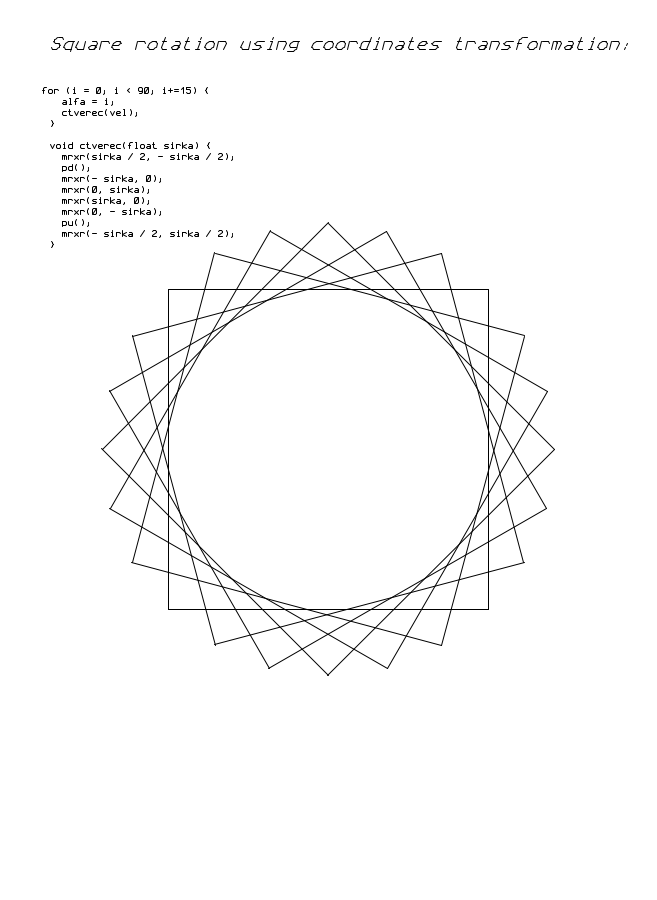
Frame 1 (no input)
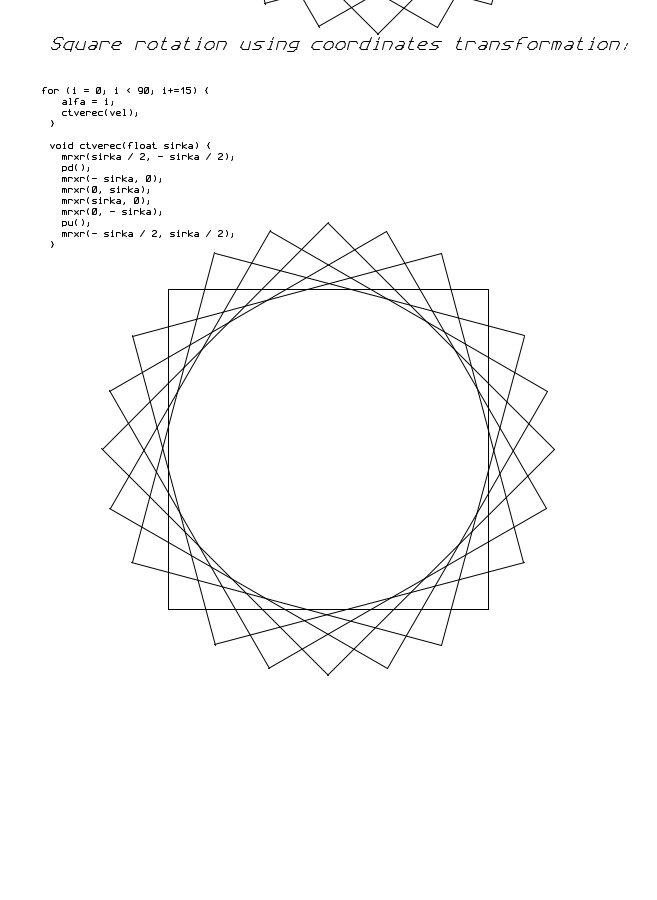
Frame 2 (the mouse pressed at the canvas centre, redrawn once)

The Processing sketch that drew these frames (run headless with seeded random() and noise(); the mouse was pressed at the canvas centre and the sketch redrawn once):

// Processing sketch: XYEmulator
// ── XYEmulator.pde
String txtText;
int PosX, PosY, leftBorder, charSpace, rws, rowSpace, chH, chCX, chCY, chW, lftBorder, topBorder ;
float w, h, xy, yx, alfa, zkosX, zkosY;
boolean penState;
String velkeHacky, velkeHackyBez, maleHacky, velkeCarky, velkeCarkyBez, maleCarky;

// Here are settings. 
void setup() {
    
    size(657, 900); // Width and height of window
    background(255); // Do not change unless ink color is changed too
    noLoop(); // Do not change!
    lftBorder = 0; // Initial left margin width
    topBorder = 0; // Initial top margin width - not used
    charSpace = 2; // Initial horizontal space beween characters 
    chW = 4; // Basic width of character
    rowSpace = 2; // Base distance between the bottom of the first row and the top of the second row
    chH = 9; // Basic height of character
    chCY = 1; //Character height coefficient
    chCX = 1; //Character width coefficient
    velkeHacky = "ČĎĚŇŘŠŤŽ"; // Designed for drawing diacritics
    velkeHackyBez = "CDENRSTZ"; // Designed for drawing diacritics
    velkeCarky = "ÁÉÍÓÚÝ"; // Designed for drawing diacritics
    velkeCarkyBez = "AEIOUY"; // Designed for drawing diacritics
    maleHacky = "čěňřšž"; // Designed for drawing diacritics
    maleCarky = "áéíóúí"; // Designed for drawing diacritics
    alfa = 0; // Initial rotation angle
    zkosX = 0; // Initial horizontal chamfer
    zkosY = 0; // Initial vertical chamfer
    PosX = 0; // Initial horizontal pen position
    PosY = height - 1; // Initial vertical pen position
    penState = false; // Initial pne state - Up
    rws = rowSpace; // Initial row space
    
}

// Here insert programme which will plot your drawing
void draw() {
  int vel = 320;
  int i;
  pu();
  println(PosX, PosX);
  mr(width / 2, height / 2);
  println(PosX, PosY);
  for (i = 0; i < 90; i+=15) {  
    alfa = i;
    ctverec(vel);  
  }
  pu();
  alfa = 0;
  mr(- width / 2, height / 2);
  mr(50, -50);
  setCharacterSize(2, 2);
  zkosX = 20; // Makes cursive
  drawText("Square rotation using coordinates transformation:\r\n\r\n", chCX, chCY, charSpace);
  zkosX = 0;
  mr(50, 0);
  setCharacterSize(1, 1);
  drawText("for (i = 0; i < 90; i+=15) {\r\n", chCX, chCY, charSpace);
  mr(50, 0);
  drawText("  alfa = i;\r\n", chCX, chCY, charSpace);
  mr(50, 0);
  drawText("  ctverec(vel);\r\n", chCX, chCY, charSpace);
  mr(50, 0);
  drawText("}\r\n\r\n", chCX, chCY, charSpace);     mr(50, 0);
  drawText("void ctverec(float sirka) {\r\n", chCX, chCY, charSpace);    mr(50, 0);
  drawText("  mrxr(sirka / 2, - sirka / 2);\r\n", chCX, chCY, charSpace);    mr(50, 0);
  drawText("  pd();\r\n", chCX, chCY, charSpace);    mr(50, 0);
  drawText("  mrxr(- sirka, 0);\r\n", chCX, chCY, charSpace);    mr(50, 0);
  drawText("  mrxr(0, sirka);\r\n", chCX, chCY, charSpace);    mr(50, 0);
  drawText("  mrxr(sirka, 0);\r\n", chCX, chCY, charSpace);    mr(50, 0);
  drawText("  mrxr(0, - sirka);\r\n", chCX, chCY, charSpace);    mr(50, 0);
  drawText("  pu();\r\n", chCX, chCY, charSpace);    mr(50, 0);
  drawText("  mrxr(- sirka / 2, sirka / 2);\r\n", chCX, chCY, charSpace);    mr(50, 0);
  drawText("}\r\n", chCX, chCY, charSpace);    mr(50, 0);

}

void ctverec(float sirka) {
  mrxr(sirka / 2, - sirka / 2);
  pd();
  mrxr(- sirka, 0);
  mrxr(0, sirka);
  mrxr(sirka, 0);
  mrxr(0, - sirka);
  pu();
  mrxr(- sirka / 2, sirka / 2);
}

//------------------------
// Emulator functions
//------------------------

// "Move Relative" function
void mr(float kamx, float kamy) {
  if (penState == true) {
      line(PosX, PosY, int(PosX + kamx), int(PosY - kamy));
  } 
  PosX = int(PosX + kamx);
  PosY = int(PosY - kamy);
}

// "Move Relative" function respecting the parameters of the coordinate transformation
void mrxr(float sx, float sy) {
  float beta, gama, delta, nx, ny;
  nx = sx; ny = sy;
  if (alfa != 0) {
    beta = radians(alfa);
    nx = sx * cos(beta) + sy * sin(beta);
    ny = -sx * sin(beta) + sy * cos(beta);
  }
  if (zkosX != 0) {
    gama = radians(zkosX);
    nx = nx + ny * tan(gama);
  }
  if (zkosY != 0) {
    delta = radians(zkosY);
    ny = ny + nx * tan(delta);
  }
  if (penState == true) {
      line(PosX, PosY, int(PosX + nx), int(PosY - ny));
  } 
  PosX = round(PosX + nx);
  PosY = round(PosY - ny);
}

// Pen Up
void pu() {
    penState = false;
}

// Pen Down
void pd() {
    penState = true;
}

void backSpace() {
  pu();
  mr(-chCX * (chW + charSpace), 0);
}

float txtStepsLenght(String txt) {
  float delka;
  delka = txt.length();
  
  return (delka * chCX * (chW + charSpace));
}

void LineFeed() {
  pu();
  mrxr(0, -chCY * (chH + rowSpace));
}


// Carriage return
void crgRet() {
  mr(-1 * width, 0);
  PosX = 0;
  mrxr(lftBorder, 0);
}

void setCharacterSize(int charWidth, int charHeight) {
  chCX = charWidth;
  chCY = charHeight;
}

void drawText(String co, float pw, float ph, float chs) {
  int i, delka, pom;
  String znak;
  
  delka = co.length();
  for (i = 0; i<delka; i++) {
    znak = co.substring(i, i + 1);
    pom = velkeHacky.indexOf(znak, 0);
    if (pom >= 0) {
      drawVelkyHacek(pw, ph, chs);
      znak = velkeHackyBez.substring(pom, pom + 1);
    }
    pom = velkeCarky.indexOf(znak, 0);
    if (pom >= 0) {
      drawVelkouCarku(pw, ph, chs);
      znak = velkeCarkyBez.substring(pom, pom + 1);
    }    
    drawChar(znak, chCX, chCY, chs);
 
  }
  
}

void drawChar(String znak, float pw, float ph, float chs) {
  int pyx, pxy;
  pyx = 0; pxy = 0;
  switch(znak) {
/*
      case "":
        break;
*/
      case " ":
        pu(); 
        mrxr(pw *(4 + pyx), ph * (0 + pxy));
        mrxr(pw *(chs + pyx), ph * (0 + pxy));
        //pu();
        break;
      case "!":
        pu(); 
        mrxr(pw *(2 + pyx), ph * (6 + pxy)); 
        pd(); 
        mrxr(pw *(0 + pyx), ph * (-4 + pxy)); 
        pu(); 
        mrxr(pw *(0 + pyx), ph * (-1 + pxy)); 
        pd(); 
        mrxr(pw *(0 + pyx), ph * (-1 + pxy)); 
        pu(); 
        mrxr(pw *(2 + chs + pyx), ph * (0 + pxy));
        break;
      case "\"":
        pu(); 
        mrxr(pw *(1 + pyx), ph * (4 + pxy)); 
        pd(); 
        mrxr(pw *(0 + pyx), ph * (2 + pxy)); 
        pu(); 
        mrxr(pw *(2 + pyx), ph * (0 + pxy)); 
        pd(); 
        mrxr(pw *(0 + pyx), ph * (-2 + pxy)); 
        pu(); 
        mrxr(pw *(1 + chs + pyx), ph * (-4 + pxy));
        break;        
      case "#":
        pu();
        mrxr(pw *(1 + pyx), ph * (0 + pxy));
        pd();
        mrxr(pw *(0 + pyx), ph * (6 + pxy));
        pu();
        mrxr(pw *(2 + pyx), ph * (0 + pxy));
        pd();
        mrxr(pw *(0 + pyx), ph * (-6 + pxy));
        pu();
        mrxr(pw *(1 + pyx), ph * (2 + pxy));
        pd();
        mrxr(pw *(-4 + pyx), ph * (0 + pxy));
        pu();
        mrxr(pw *(0 + pyx), ph * (2 + pxy));
        pd();
        mrxr(pw *(4 + pyx), ph * (0 + pxy));
        pu();
        mrxr(pw *(chs + pyx), ph * (-4 + pxy));
        break;
      case "$":
        pu();
        mrxr(pw *(0 + pyx), ph * (1 + pxy));
        pd();
        mrxr(pw *(3 + pyx), ph * (0 + pxy));
        mrxr(pw *(1 + pyx), ph * (1 + pxy));
        mrxr(pw *(-1 + pyx), ph * (1 + pxy));
        mrxr(pw *(-2 + pyx), ph * (0 + pxy));
        mrxr(pw *(-1 + pyx), ph * (1 + pxy));
        mrxr(pw *(1 + pyx), ph * (1 + pxy));
        mrxr(pw *(3 + pyx), ph * (0 + pxy));
        pu();
        mrxr(pw *(-2 + pyx), ph * (1 + pxy));
        pd();
        mrxr(pw *(0 + pyx), ph * (-6 + pxy));
        pu();
        mrxr(pw *(2 + chs + pyx), ph * (0 + pxy));
        break;
      case "%":
        pd();
        mrxr(pw *(4 + pyx), ph * (6 + pxy));
        pu();
        mrxr(pw *(-3 + pyx), ph * (0 + pxy));
        pd();
        mrxr(pw *(-1 + pyx), ph * (-1 + pxy));
        mrxr(pw *(1 + pyx), ph * (-1 + pxy));
        mrxr(pw *(1 + pyx), ph * (1 + pxy));
        mrxr(pw *(-1 + pyx), ph * (1 + pxy));
        pu();
        mrxr(pw *(2 + pyx), ph * (-4 + pxy));
        pd();
        mrxr(pw *(-1 + pyx), ph * (-1 + pxy));
        mrxr(pw *(1 + pyx), ph * (-1 + pxy));
        mrxr(pw *(1 + pyx), ph * (1 + pxy));
        mrxr(pw *(-1 + pyx), ph * (1 + pxy));
        pu();
        mrxr(pw *(1 + chs + pyx), ph * (-2 + pxy));
        break;
      
      case "&":
        pu();
        mrxr(pw *(4 + pyx), ph * (0 + pxy));
        pd();
        mrxr(pw *(-3 + pyx), ph * (4 + pxy));
        mrxr(pw *(0 + pyx), ph * (1 + pxy));
        mrxr(pw *(1 + pyx), ph * (1 + pxy));
        mrxr(pw *(1 + pyx), ph * (-1 + pxy));
        mrxr(pw *(0 + pyx), ph * (-1 + pxy));
        mrxr(pw *(-3 + pyx), ph * (-2 + pxy));
        mrxr(pw *(0 + pyx), ph * (-1 + pxy));
        mrxr(pw *(1 + pyx), ph * (-1 + pxy));
        mrxr(pw *(1 + pyx), ph * (0 + pxy));
        mrxr(pw *(2 + pyx), ph * (2 + pxy));
        pu();
        mrxr(pw *(chs + pyx), ph * (-2 + pxy));
        break;
      case "'":
        pu();
        mrxr(pw *(2 + pyx), ph * (6 + pxy));
        pd();
        mrxr(pw *(0 + pyx), ph * (-2 + pxy));
        pu();
        mrxr(pw *(2 + chs + pyx), ph * (-4 + pxy));
        break;
      case "(":
        pu(); 
        mrxr(pw *(2 + pyx), ph * (6 + pxy)); 
        pd(); 
        mrxr(pw *(-1 + pyx), ph * (-2 + pxy)); 
        mrxr(pw *(0 + pyx), ph * (-2 + pxy)); 
        mrxr(pw *(1 + pyx), ph * (-2 + pxy)); 
        pu(); 
        mrxr(pw *(2 + chs + pyx), ph * (0 + pxy));
        break;
      case ")":
        pu(); 
        mrxr(pw *(2 + pyx), ph * (6 + pxy)); pd(); 
        mrxr(pw *(1 + pyx), ph * (-2 + pxy)); 
        mrxr(pw *(0 + pyx), ph * (-2 + pxy));
        mrxr(pw *(-1 + pyx), ph * (-2 + pxy)); 
        pu(); 
        mrxr(pw *(2 + chs + pyx), ph * (0 + pxy));
        break;        
      case "*":
        pu();
        mrxr(pw *(3 + pyx), ph * (5 + pxy));
        pd();
        mrxr(pw *(-2 + pyx), ph * (-4 + pxy));
        pu();
        mrxr(pw *(0 + pyx), ph * (4 + pxy));
        pd();
        mrxr(pw *(2 + pyx), ph * (-4 + pxy));
        pu();
        mrxr(pw *(-3 + pyx), ph * (2 + pxy));
        pd();
        mrxr(pw *(4 + pyx), ph * (0 + pxy));
        pu();
        mrxr(pw *(chs + pyx), ph * (-3 + pxy));
        break;
      case "+":
        pu(); 
        mrxr(pw *(0 + pyx), ph * (3 + pxy)); 
        pd(); 
        mrxr(pw *(4 + pyx), ph * (0 + pxy)); 
        pu(); 
        mrxr(pw *(-2 + pyx), ph * (2 + pxy)); pd();  
        mrxr(pw *(0 + pyx), ph * (-4 + pxy)); pu(); 
        mrxr(pw *(2 + chs + pyx), ph * (-1 + pxy));
        break;
      case ",":
        pu(); 
        mrxr(pw *(2 + pyx), ph * (1 + pxy)); 
        pd(); 
        mrxr(pw *(0 + pyx), ph * (-1 + pxy)); 
        mrxr(pw *(-1 + pyx), ph * (-1 + pxy)); 
        pu(); 
        mrxr(pw *(3 + chs + pyx), ph * (1 + pxy));
        break;
      case "-":
        pu(); 
        mrxr(pw *(0 + pyx), ph * (3 + pxy)); 
        pd(); 
        mrxr(pw *(4 + pyx), ph * (0 + pxy)); 
        pu(); 
        mrxr(pw *(chs + pyx), ph * (-3 + pxy));
        break;        
      case ".":
        pu();
        mrxr(pw *(2 + pyx), ph * (1 + pxy));
        pd();
        mrxr(pw *(0 + pyx), ph * (-1 + pxy));
        pu();
        mrxr(pw *(2 + chs + pyx), ph * (0 + pxy));
        break;
      case "/":
        pd(); 
        mrxr(pw *(4 + pyx), ph * (6 + pxy)); 
        pu(); 
        mrxr(pw *(chs + pyx), ph * (-6 + pxy));
        break;

      case "0":
        pd(); 
        mrxr(pw *(4 + pyx), ph * (6 + pxy)); 
        pu(); 
        mrxr(pw *(-1 + pyx), ph * (0 + pxy)); 
        pd(); 
        mrxr(pw *(-2 + pyx), ph * (0 + pxy)); 
        mrxr(pw *(-1 + pyx), ph * (-1 + pxy)); 
        mrxr(pw *(0 + pyx), ph * (-4 + pxy)); 
        mrxr(pw *(1 + pyx), ph * (-1 + pxy)); 
        mrxr(pw *(2 + pyx), ph * (0 + pxy)); 
        mrxr(pw *(1 + pyx), ph * (1 + pxy)); 
        mrxr(pw *(0 + pyx), ph * (4 + pxy)); 
        mrxr(pw *(-1 + pyx), ph * (1 + pxy)); 
        pu(); 
        mrxr(pw *(1 + chs + pyx), ph * (-6 + pxy));
        break;
      case "1":
        pu(); 
        mrxr(pw *(1 + pyx), ph * (4 + pxy)); 
        pd();  
        mrxr(pw *(2 + pyx), ph * (2 + pxy));  
        mrxr(pw *(0 + pyx), ph * (-6 + pxy)); 
        pu();  
        mrxr(pw *(1 + chs + pyx), ph * (0 + pxy));
        break;
      case "2":
        pu();  
        mrxr(pw *(0 + pyx), ph * (5 + pxy)); 
        pd();  
        mrxr(pw *(1 + pyx), ph * (1 + pxy));  
        mrxr(pw *(2 + pyx), ph * (0 + pxy)); 
        mrxr(pw *(1 + pyx), ph * (-1 + pxy));  
        mrxr(pw *(0 + pyx), ph * (-1 + pxy));  
        mrxr(pw *(-4 + pyx), ph * (-3 + pxy));  
        mrxr(pw *(0 + pyx), ph * (-1 + pxy)); 
        mrxr(pw *(4 + pyx), ph * (0 + pxy)); 
        pu();  
        mrxr(pw *(chs + pyx), ph * (0 + pxy));
        break;
      case "3":
        pu();  
        mrxr(pw *(0 + pyx), ph * (5 + pxy));
        pd();  
        mrxr(pw *(1 + pyx), ph * (1 + pxy));
        mrxr(pw *(2 + pyx), ph * (0 + pxy));
        mrxr(pw *(1 + pyx), ph * (-1 + pxy));
        mrxr(pw *(-1 + pyx), ph * (-1 + pxy));
        mrxr(pw *(1 + pyx), ph * (-1 + pxy));
        mrxr(pw *(0 + pyx), ph * (-2 + pxy));
        mrxr(pw *(-1 + pyx), ph * (-1 + pxy));
        mrxr(pw *(-2 + pyx), ph * (0 + pxy));
        mrxr(pw *(-1 + pyx), ph * (1 + pxy));
        pu();  
        mrxr(pw *(4 + chs + pyx), ph * (-1 + pxy));
        break;
      case "4":
        pu(); 
        mrxr(pw *(2 + pyx), ph * (6 + pxy));
        pd();
        mrxr(pw *(-2 + pyx), ph * (-5 + pxy));
        mrxr(pw *(4 + pyx), ph * (0 + pxy));
        pu();
        mrxr(pw *(-1 + pyx), ph * (1 + pxy));
        pd();
        mrxr(pw *(0 + pyx), ph * (-2 + pxy));
        pu();
        mrxr(pw *(1 + chs + pyx), ph * (0 + pxy));
        break;
      case "5":
        pu();
        mrxr(pw *(4 + pyx), ph * (6 + pxy));
        pd();
        mrxr(pw *(-4 + pyx), ph * (0 + pxy));
        mrxr(pw *(0 + pyx), ph * (-2 + pxy));
        mrxr(pw *(3 + pyx), ph * (0 + pxy));
        mrxr(pw *(1 + pyx), ph * (-1 + pxy));
        mrxr(pw *(0 + pyx), ph * (-2 + pxy));
        mrxr(pw *(-1 + pyx), ph * (-1 + pxy));
        mrxr(pw *(-2 + pyx), ph * (0 + pxy));
        mrxr(pw *(-1 + pyx), ph * (1 + pxy));
        pu();
        mrxr(pw *(4 + chs + pyx), ph * (-1 + pxy));
        break;
      case "6":
        pu();
        mrxr(pw *(3 + pyx), ph * (6 + pxy));
        pd();
        mrxr(pw *(-2 + pyx), ph * (0 + pxy));
        mrxr(pw *(-1 + pyx), ph * (-1 + pxy));
        mrxr(pw *(0 + pyx), ph * (-4 + pxy));
        mrxr(pw *(1 + pyx), ph * (-1 + pxy));
        mrxr(pw *(2 + pyx), ph * (0 + pxy));
        mrxr(pw *(1 + pyx), ph * (1 + pxy));
        mrxr(pw *(0 + pyx), ph * (2 + pxy));
        mrxr(pw *(-1 + pyx), ph * (1 + pxy));
        mrxr(pw *(-2 + pyx), ph * (0 + pxy));
        mrxr(pw *(-1 + pyx), ph * (-1 + pxy));
        pu();
        mrxr(pw *(4 + chs + pyx), ph * (-3 + pxy));
        break;
      case "7":
        pu();
        mrxr(pw *(0 + pyx), ph * (6 + pxy));
        pd();
        mrxr(pw *(4 + pyx), ph * (0 + pxy));
        mrxr(pw *(0 + pyx), ph * (-1 + pxy));
        mrxr(pw *(-4 + pyx), ph * (-5 + pxy));
        pu();
        mrxr(pw *(4 + chs + pyx), ph * (0 + pxy));
        break;
      case "8":
        pu(); 
        mrxr(pw *(3 + pyx), ph * (4 + pxy));
        pd();
        mrxr(pw *(1 + pyx), ph * (1 + pxy));
        mrxr(pw *(-1 + pyx), ph * (1 + pxy));
        mrxr(pw *(-2 + pyx), ph * (0 + pxy));
        mrxr(pw *(-1 + pyx), ph * (-1 + pxy));
        mrxr(pw *(1 + pyx), ph * (-1 + pxy));
        mrxr(pw *(2 + pyx), ph * (0 + pxy));
        mrxr(pw *(1 + pyx), ph * (-1 + pxy));
        mrxr(pw *(0 + pyx), ph * (-2 + pxy));
        mrxr(pw *(-1 + pyx), ph * (-1 + pxy));
        mrxr(pw *(-2 + pyx), ph * (0 + pxy));
        mrxr(pw *(-1 + pyx), ph * (1 + pxy));
        mrxr(pw *(0 + pyx), ph * (2 + pxy));
        mrxr(pw *(1 + pyx), ph * (1 + pxy));
        pu();
        mrxr(pw *(3 + chs + pyx), ph * (-4 + pxy));
        break;
      case "9":
        pu();
        mrxr(pw *(1 + pyx), ph * (0 + pxy));
        pd();
        mrxr(pw *(2 + pyx), ph * (0 + pxy));
        mrxr(pw *(1 + pyx), ph * (1 + pxy));
        mrxr(pw *(0 + pyx), ph * (4 + pxy));
        mrxr(pw *(-1 + pyx), ph * (1 + pxy));
        mrxr(pw *(-2 + pyx), ph * (0 + pxy));
        mrxr(pw *(-1 + pyx), ph * (-1 + pxy));
        mrxr(pw *(0 + pyx), ph * (-2 + pxy));
        mrxr(pw *(1 + pyx), ph * (-1 + pxy));
        mrxr(pw *(2 + pyx), ph * (0 + pxy));
        mrxr(pw *(1 + pyx), ph * (1 + pxy));
        pu();
        mrxr(pw *(chs + pyx), ph * (-3 + pxy));
        break;
      case ":":
        pu();
        mrxr(pw *(2 + pyx), ph * (3 + pxy));
        pd();
        mrxr(pw *(0 + pyx), ph * (-1 + pxy));
        pu();
        mrxr(pw *(0 + pyx), ph * (-1 + pxy));
        pd();
        mrxr(pw *(0 + pyx), ph * (-1 + pxy));
        pu();
        mrxr(pw *(2 + chs + pyx), ph * (0 + pxy));
        break;
      case ";":
        pu();
        mrxr(pw *(2 + pyx), ph * (3 + pxy));
        pd();
        mrxr(pw *(0 + pyx), ph * (-1 + pxy));
        pu();
        mrxr(pw *(0 + pyx), ph * (-1 + pxy));
        pd();
        mrxr(pw *(0 + pyx), ph * (-1 + pxy));
        mrxr(pw *(-1 + pyx), ph * (-1 + pxy));
        pu();
        mrxr(pw *(3 + chs + pyx), ph * (1 + pxy));
        break;
      case "<":
        pu();
        mrxr(pw *(3 + pyx), ph * (5 + pxy));
        pd();
        mrxr(pw *(-2 + pyx), ph * (-2 + pxy));
        mrxr(pw *(2 + pyx), ph * (-2 + pxy));
        pu();
        mrxr(pw *(1 + chs + pyx), ph * (-1 + pxy));
        break;
      case "=":
        pu();
        mrxr(pw *(0 + pyx), ph * (4 + pxy));
        pd();
        mrxr(pw *(4 + pyx), ph * (0 + pxy));
        pu();
        mrxr(pw *(-4 + pyx), ph * (-2 + pxy));
        pd();
        mrxr(pw *(4 + pyx), ph * (0 + pxy));
        pu();
        mrxr(pw *(chs + pyx), ph * (-2 + pxy));
        break;
      case ">":
        pu();
        mrxr(pw *(1 + pyx), ph * (5 + pxy));
        pd();
        mrxr(pw *(2 + pyx), ph * (-2 + pxy));
        mrxr(pw *(-2 + pyx), ph * (-2 + pxy));
        pu();
        mrxr(pw *(3 + chs + pyx), ph * (-1 + pxy));
        break;
      case "?":
        pu();
        mrxr(pw *(0 + pyx), ph * (5 + pxy));
        pd();
        mrxr(pw *(1 + pyx), ph * (1 + pxy));
        mrxr(pw *(2 + pyx), ph * (0 + pxy));
        mrxr(pw *(1 + pyx), ph * (-1 + pxy));
        mrxr(pw *(0 + pyx), ph * (-1 + pxy));
        mrxr(pw *(-2 + pyx), ph * (-1 + pxy));
        mrxr(pw *(0 + pyx), ph * (-1 + pxy));
        pu();
        mrxr(pw *(0 + pyx), ph * (-1 + pxy));
        pd();
        mrxr(pw *(0 + pyx), ph * (-1 + pxy));
        pu();
        mrxr(pw *(2 + chs + pyx), ph * (0 + pxy));
        break; 
      case "@":
        pd();
        mrxr(pw *(0 + pyx), ph * (5 + pxy));
        mrxr(pw *(1 + pyx), ph * (1 + pxy));
        mrxr(pw *(2 + pyx), ph * (0 + pxy));
        mrxr(pw *(1 + pyx), ph * (-1 + pxy));
        mrxr(pw *(0 + pyx), ph * (-4 + pxy));
        mrxr(pw *(-1 + pyx), ph * (-1 + pxy));
        mrxr(pw *(-1 + pyx), ph * (0 + pxy));
        mrxr(pw *(-1 + pyx), ph * (1 + pxy));
        mrxr(pw *(0 + pyx), ph * (3 + pxy));
        mrxr(pw *(1 + pyx), ph * (1 + pxy));
        mrxr(pw *(1 + pyx), ph * (-1 + pxy));
        mrxr(pw *(0 + pyx), ph * (-4 + pxy));
        pu();
        mrxr(pw *(1 + chs + pyx), ph * (0 + pxy));
        break;       
      case "A":
        pd(); 
        mrxr(pw *(0 + pyx), ph * (4 + pxy)); 
        mrxr(pw *(2 + pyx), ph * (2 + pxy)); 
        mrxr(pw *(2 + pyx), ph * (-2 + pxy)); 
        mrxr(pw *(0 + pyx), ph * (-4 + pxy)); 
        pu(); 
        mrxr(pw *(-4 + pyx), ph * (3 + pxy)); 
        pd();
        mrxr(pw *(4 + pyx), ph * (0 + pxy)); 
        pu(); 
        mrxr(pw *(chs + pyx), ph * (-3 + pxy));
        break;
      case "B":
        pd(); 
        mrxr(pw *(0 + pyx), ph * (6 + pxy)); 
        mrxr(pw *(3 + pyx), ph * (0 + pxy)); 
        mrxr(pw *(1 + pyx), ph * (-1 + pxy)); 
        mrxr(pw *(0 + pyx), ph * (-1 + pxy)); 
        mrxr(pw *(-1 + pyx), ph * (-1 + pxy)); 
        mrxr(pw *(-3 + pyx), ph * (0 + pxy)); 
        pu(); 
        mrxr(pw *(3 + pyx), ph * (0 + pxy)); 
        pd(); 
        mrxr(pw *(1 + pyx), ph * (-1 + pxy)); 
        mrxr(pw *(0 + pyx), ph * (-1 + pxy));
        mrxr(pw *(-1 + pyx), ph * (-1 + pxy)); 
        mrxr(pw *(-3 + pyx), ph * (0 + pxy)); 
        pu(); 
        mrxr(pw *(4 + chs + pyx), ph * (0 + pxy));
        break;        
      case "C":
        pu(); 
        mrxr(pw *(4 + pyx), ph * (5 + pxy)); pd(); 
        mrxr(pw *(-1 + pyx), ph * (1 + pxy)); 
        mrxr(pw *(-2 + pyx), ph * (0 + pxy)); 
        mrxr(pw *(-1 + pyx), ph * (-1 + pxy)); 
        mrxr(pw *(0 + pyx), ph * (-4 + pxy)); 
        mrxr(pw *(1 + pyx), ph * (-1 + pxy)); 
        mrxr(pw *(2 + pyx), ph * (0 + pxy)); 
        mrxr(pw *(1 + pyx), ph * (1 + pxy)); 
        pu(); 
        mrxr(pw *(chs + pyx), ph * (-1 + pxy));
        break;
      case "D":
        pd(); 
        mrxr(pw *(0 + pyx), ph * (6 + pxy)); 
        mrxr(pw *(3 + pyx), ph * (0 + pxy)); 
        mrxr(pw *(1 + pyx), ph * (-1 + pxy)); 
        mrxr(pw *(0 + pyx), ph * (-4 + pxy)); 
        mrxr(pw *(-1 + pyx), ph * (-1 + pxy)); 
        mrxr(pw *(-3 + pyx), ph * (0 + pxy)); 
        pu(); 
        mrxr(pw *(4 + chs + pyx), ph * (0 + pxy));
        break;        
      case "E":
        pu(); 
        mrxr(pw *(4 + pyx), ph * (6 + pxy)); 
        pd(); 
        mrxr(pw *(-4 + pyx), ph * (0 + pxy)); 
        mrxr(pw *(0 + pyx), ph * (-6 + pxy)); 
        mrxr(pw *(4 + pyx), ph * (0 + pxy)); 
        pu(); 
        mrxr(pw *(-4 + pyx), ph * (3 + pxy)); 
        pd(); 
        mrxr(pw *(3 + pyx), ph * (0 + pxy)); 
        pu(); mrxr(pw *(1 + chs + pyx), ph * (-3 + pxy));
        break;
      case "F":
        pu(); 
        mrxr(pw *(4 + pyx), ph * (6 + pxy)); 
        pd(); 
        mrxr(pw *(-4 + pyx), ph * (0 + pxy)); 
        mrxr(pw *(0 + pyx), ph * (-6 + pxy)); 
        pu(); 
        mrxr(pw *(3 + pyx), ph * (3 + pxy)); 
        pd(); 
        mrxr(pw *(-3 + pyx), ph * (0 + pxy)); 
        pu(); 
        mrxr(pw *(4 + chs + pyx), ph * (-3 + pxy));
        break;
      case "G":
        pu(); 
        mrxr(pw *(4 + pyx), ph * (5 + pxy)); 
        pd(); 
        mrxr(pw *(-1 + pyx), ph * (1 + pxy)); 
        mrxr(pw *(-2 + pyx), ph * (0 + pxy)); 
        mrxr(pw *(-1 + pyx), ph * (-1 + pxy)); 
        mrxr(pw *(0 + pyx), ph * (-4 + pxy)); 
        mrxr(pw *(1 + pyx), ph * (-1 + pxy)); 
        mrxr(pw *(2 + pyx), ph * (0 + pxy)); 
        mrxr(pw *(1 + pyx), ph * (1 + pxy)); 
        mrxr(pw *(0 + pyx), ph * (1 + pxy)); 
        mrxr(pw *(-2 + pyx), ph * (0 + pxy)); 
        pu(); 
        mrxr(pw *(2 + chs + pyx), ph * (-2 + pxy));
        break;        
      case "H":
        pu(); 
        mrxr(pw *(0 + pyx), ph * (6 + pxy)); 
        pd(); 
        mrxr(pw *(0 + pyx), ph * (-6 + pxy)); pu(); 
        mrxr(pw *(4 + pyx), ph * (6 + pxy)); 
        pd(); 
        mrxr(pw *(0 + pyx), ph * (-6 + pxy)); 
        pu(); 
        mrxr(pw *(-4 + pyx), ph * (3 + pxy)); 
        pd(); 
        mrxr(pw *(4 + pyx), ph * (0 + pxy)); 
        pu(); 
        mrxr(pw *(chs + pyx), ph * (-3 + pxy));  
        break;
      case "I":
        pu(); 
        mrxr(pw *(1 + pyx), ph * (0 + pxy)); 
        pd(); 
        mrxr(pw *(2 + pyx), ph * (0 + pxy)); 
        pu(); 
        mrxr(pw *(0 + pyx), ph * (6 + pxy)); 
        pd(); 
        mrxr(pw *(-2 + pyx), ph * (0 + pxy)); 
        pu(); 
        mrxr(pw *(1 + pyx), ph * (0 + pxy)); 
        pd(); 
        mrxr(pw *(0 + pyx), ph * (-6 + pxy)); 
        pu(); 
        mrxr(pw *(2 + chs + pyx), ph * (0 + pxy));
        break;        
      case "J":
        pu(); 
        mrxr(pw *(0 + pyx), ph * (1 + pxy)); 
        pd(); 
        mrxr(pw *(1 + pyx), ph * (-1 + pxy)); 
        mrxr(pw *(2 + pyx), ph * (0 + pxy)); 
        mrxr(pw *(1 + pyx), ph * (1 + pxy)); 
        mrxr(pw *(0 + pyx), ph * (5 + pxy)); 
        mrxr(pw *(-3 + pyx), ph * (0 + pxy)); 
        pu(); 
        mrxr(pw *(3 + chs + pyx), ph * (-6 + pxy));
        break;
      case "K":
        pd(); 
        mrxr(pw *(0 + pyx), ph * (6 + pxy)); 
        pu(); 
        mrxr(pw *(4 + pyx), ph * (0 + pxy)); 
        pd(); 
        mrxr(pw *(-4 + pyx), ph * (-4 + pxy)); 
        pu(); 
        mrxr(pw *(1 + pyx), ph * (1 + pxy)); 
        pd(); 
        mrxr(pw *(3 + pyx), ph * (-3 + pxy)); 
        pu(); 
        mrxr(pw *(chs + pyx), ph * (0 + pxy));
        break;        
      case "L":
        pu(); 
        mrxr(pw *(0 + pyx), ph * (6 + pxy)); 
        pd(); 
        mrxr(pw *(0 + pyx), ph * (-6 + pxy)); 
        mrxr(pw *(4 + pyx), ph * (0 + pxy)); 
        pu(); 
        mrxr(pw *(chs + pyx), ph * (0 + pxy));
        break;
      case "M":
        pd(); 
        mrxr(pw *(0 + pyx), ph * (6 + pxy)); 
        mrxr(pw *(2 + pyx), ph * (-2 + pxy)); 
        mrxr(pw *(2 + pyx), ph * (2 + pxy)); 
        mrxr(pw *(0 + pyx), ph * (-6 + pxy)); 
        pu(); 
        mrxr(pw *(chs + pyx), ph * (0 + pxy));
        break;        
      case "N":
        pd(); 
        mrxr(pw *(0 + pyx), ph * (6 + pxy)); 
        mrxr(pw *(4 + pyx), ph * (-6 + pxy)); 
        mrxr(pw *(0 + pyx), ph * (6 + pxy)); 
        pu(); 
        mrxr(pw *(chs + pyx), ph * (-6 + pxy));
        break;
      case "O":
        pu(); 
        mrxr(pw *(1 + pyx), ph * (0 + pxy)); 
        pd(); 
        mrxr(pw *(2 + pyx), ph * (0 + pxy)); 
        mrxr(pw *(1 + pyx), ph * (1 + pxy)); 
        mrxr(pw *(0 + pyx), ph * (4 + pxy)); 
        mrxr(pw *(-1 + pyx), ph * (1 + pxy));
        mrxr(pw *(-2 + pyx), ph * (0 + pxy)); 
        mrxr(pw *(-1 + pyx), ph * (-1 + pxy)); 
        mrxr(pw *(0 + pyx), ph * (-4 + pxy)); 
        mrxr(pw *(1 + pyx), ph * (-1 + pxy)); 
        pu(); 
        mrxr(pw *(3 + chs + pyx), ph * (0 + pxy));
        break;
      case "P":
        pd(); 
        mrxr(pw *(0 + pyx), ph * (6 + pxy)); 
        mrxr(pw *(3 + pyx), ph * (0 + pxy)); 
        mrxr(pw *(1 + pyx), ph * (-1 + pxy)); 
        mrxr(pw *(0 + pyx), ph * (-1 + pxy)); 
        mrxr(pw *(-1 + pyx), ph * (-1 + pxy)); 
        mrxr(pw *(-3 + pyx), ph * (0 + pxy)); 
        pu(); 
        mrxr(pw *(4 + chs + pyx), ph * (-3 + pxy));
        break;
      case "Q":
        pu(); 
        mrxr(pw *(1 + pyx), ph * (0 + pxy)); 
        pd(); 
        mrxr(pw *(2 + pyx), ph * (0 + pxy)); 
        mrxr(pw *(1 + pyx), ph * (1 + pxy)); 
        mrxr(pw *(0 + pyx), ph * (4 + pxy)); 
        mrxr(pw *(-1 + pyx), ph * (1 + pxy));
        mrxr(pw *(-2 + pyx), ph * (0 + pxy)); 
        mrxr(pw *(-1 + pyx), ph * (-1 + pxy)); 
        mrxr(pw *(0 + pyx), ph * (-4 + pxy)); 
        mrxr(pw *(1 + pyx), ph * (-1 + pxy)); 
        pu(); 
        mrxr(pw *(1 + pyx), ph * (2 + pxy)); 
        pd(); 
        mrxr(pw *(2 + pyx), ph * (-2 + pxy)); 
        pu(); 
        mrxr(pw *(chs + pyx), ph * (0 + pxy));        
        break;
      case "R":
        pd(); 
        mrxr(pw *(0 + pyx), ph * (6 + pxy)); 
        mrxr(pw *(3 + pyx), ph * (0 + pxy)); 
        mrxr(pw *(1 + pyx), ph * (-1 + pxy)); 
        mrxr(pw *(0 + pyx), ph * (-1 + pxy)); 
        mrxr(pw *(-1 + pyx), ph * (-1 + pxy)); 
        mrxr(pw *(-3 + pyx), ph * (0 + pxy)); 
        pu(); 
        mrxr(pw *(2 + pyx), ph * (0 + pxy)); 
        pd(); 
        mrxr(pw *(2 + pyx), ph * (-3 + pxy)); 
        pu(); 
        mrxr(pw *(chs + pyx), ph * (0 + pxy));
        break;        
      case "S":
        pu(); 
        mrxr(pw *(0 + pyx), ph * (1 + pxy)); 
        pd(); 
        mrxr(pw *(1 + pyx), ph * (-1 + pxy)); 
        mrxr(pw *(2 + pyx), ph * (0 + pxy)); 
        mrxr(pw *(1 + pyx), ph * (1 + pxy)); 
        mrxr(pw *(0 + pyx), ph * (1 + pxy)); 
        mrxr(pw *(-1 + pyx), ph * (1 + pxy)); 
        mrxr(pw *(-2 + pyx), ph * (0 + pxy));
        mrxr(pw *(-1 + pyx), ph * (1 + pxy)); 
        mrxr(pw *(0 + pyx), ph * (1 + pxy)); 
        mrxr(pw *(1 + pyx), ph * (1 + pxy)); 
        mrxr(pw *(2 + pyx), ph * (0 + pxy)); 
        mrxr(pw *(1 + pyx), ph * (-1 + pxy)); 
        pu(); 
        mrxr(pw *(chs + pyx), ph * (-5 + pxy));
        break;
      case "T":
        pu(); 
        mrxr(pw *(2 + pyx), ph * (0 + pxy)); 
        pd(); 
        mrxr(pw *(0 + pyx), ph * (6 + pxy)); 
        pu(); 
        mrxr(pw *(-2 + pyx), ph * (0 + pxy)); 
        pd(); 
        mrxr(pw *(4 + pyx), ph * (0 + pxy)); 
        pu(); 
        mrxr(pw *(chs + pyx), ph * (-6 + pxy));
        break;
      case "U":
        pu(); 
        mrxr(pw *(0 + pyx), ph * (6 + pxy)); 
        pd(); 
        mrxr(pw *(0 + pyx), ph * (-5 + pxy)); 
        mrxr(pw *(1 + pyx), ph * (-1 + pxy)); 
        mrxr(pw *(2 + pyx), ph * (0 + pxy)); 
        mrxr(pw *(1 + pyx), ph * (1 + pxy)); 
        mrxr(pw *(0 + pyx), ph * (5 + pxy)); 
        pu(); 
        mrxr(pw *(chs + pyx), ph * (-6 + pxy));
        break;         
      case "V":
        pu(); 
        mrxr(pw *(0 + pyx), ph * (6 + pxy)); 
        pd(); 
        mrxr(pw *(0 + pyx), ph * (-4 + pxy)); 
        mrxr(pw *(2 + pyx), ph * (-2 + pxy)); 
        mrxr(pw *(2 + pyx), ph * (2 + pxy)); 
        mrxr(pw *(0 + pyx), ph * (4 + pxy)); 
        pu(); 
        mrxr(pw *(chs + pyx), ph * (-6 + pxy));
        break;
      case "W":
        pu(); 
        mrxr(pw *(0 + pyx), ph * (6 + pxy)); 
        pd(); 
        mrxr(pw *(0 + pyx), ph * (-6 + pxy)); 
        mrxr(pw *(2 + pyx), ph * (2 + pxy)); 
        mrxr(pw *(2 + pyx), ph * (-2 + pxy)); 
        mrxr(pw *(0 + pyx), ph * (6 + pxy)); 
        pu(); 
        mrxr(pw *(chs + pyx), ph * (-6 + pxy));
        break;         
      case "X":
        pd(); 
        mrxr(pw *(4 + pyx), ph * (6 + pxy)); 
        pu(); 
        mrxr(pw *(-4 + pyx), ph * (0 + pxy)); 
        pd(); 
        mrxr(pw *(4 + pyx), ph * (-6 + pxy)); 
        pu(); 
        mrxr(pw *(chs + pyx), ph * (0 + pxy));
        break;
      case "Y":
        pu(); 
        mrxr(pw *(0 + pyx), ph * (6 + pxy)); 
        pd(); 
        mrxr(pw *(0 + pyx), ph * (-2 + pxy)); 
        mrxr(pw *(1 + pyx), ph * (-1 + pxy)); 
        mrxr(pw *(2 + pyx), ph * (0 + pxy)); 
        mrxr(pw *(1 + pyx), ph * (1 + pxy)); 
        mrxr(pw *(0 + pyx), ph * (2 + pxy)); 
        pu(); 
        mrxr(pw *(-2 + pyx), ph * (-3 + pxy)); 
        pd(); 
        mrxr(pw *(0 + pyx), ph * (-3 + pxy)); 
        pu(); 
        mrxr(pw *(2 + chs + pyx), ph * (0 + pxy)); 
        break;
      case "Z":
        pu(); 
        mrxr(pw *(0 + pyx), ph * (6 + pxy)); 
        pd(); 
        mrxr(pw *(4 + pyx), ph * (0 + pxy)); 
        mrxr(pw *(-4 + pyx), ph * (-6 + pxy)); 
        mrxr(pw *(4 + pyx), ph * (0 + pxy)); 
        pu(); 
        mrxr(pw *(chs + pyx), ph * (0 + pxy));
        break;         
      case "[":
        pu();
        mrxr(pw *(3 + pyx), ph * (6 + pxy));
        pd();
        mrxr(pw *(-2 + pyx), ph * (0 + pxy));
        mrxr(pw *(0 + pyx), ph * (-6 + pxy));
        mrxr(pw *(2 + pyx), ph * (0 + pxy));
        pu();
        mrxr(pw *(1 + chs + pyx), ph * (0 + pxy));
        break;
      case "\\":
        pu(); 
        mrxr(pw *(0 + pyx), ph * (6 + pxy)); 
        pd(); mrxr(pw *(4 + pyx), ph * (-6 + pxy)); 
        pu(); 
        mrxr(pw *(chs + pyx), ph * (0 + pxy));
        break;
      case "]":
        pu();
        mrxr(pw *(1 + pyx), ph * (6 + pxy));
        pd();
        mrxr(pw *(2 + pyx), ph * (0 + pxy));
        mrxr(pw *(0 + pyx), ph * (-6 + pxy));
        mrxr(pw *(-2 + pyx), ph * (0 + pxy)); 
        pu();
        mrxr(pw *(3 + chs + pyx), ph * (0 + pxy)); 
        break;
      case "^":
        pu();
        mrxr(pw *(0 + pyx), ph * (4 + pxy));
        pd();
        mrxr(pw *(2 + pyx), ph * (2 + pxy));
        mrxr(pw *(2 + pyx), ph * (-2 + pxy));
        pu();
        mrxr(pw *(chs + pyx), ph * (-4 + pxy));
        break;
      case "_":
        pu();
        mrxr(pw *(0 + pyx), ph * (-1 + pxy));
        pd();
        mrxr(pw *(4 + pyx), ph * (0 + pxy));
        pu();
        mrxr(pw *(chs + pyx), ph * (1 + pxy));
        break;
      case "`":
        pu();
        mrxr(pw *(1 + pyx), ph * (6 + pxy));
        pd();
        mrxr(pw *(2 + pyx), ph * (-2 + pxy));
        pu();
        mrxr(pw *(1 + chs + pyx), ph * (-4 + pxy));
        break;
      case "a":
        pu();
        mrxr(pw *(1 + pyx), ph * (4 + pxy));
        pd();
        mrxr(pw *(2 + pyx), ph * (0 + pxy));
        mrxr(pw *(1 + pyx), ph * (-1 + pxy));
        mrxr(pw *(0 + pyx), ph * (-3 + pxy));
        pu();
        mrxr(pw *(0 + pyx), ph * (1 + pxy));
        pd();
        mrxr(pw *(-1 + pyx), ph * (1 + pxy));
        mrxr(pw *(-2 + pyx), ph * (0 + pxy));
        mrxr(pw *(-1 + pyx), ph * (-1 + pxy));
        mrxr(pw *(1 + pyx), ph * (-1 + pxy));
        mrxr(pw *(2 + pyx), ph * (0 + pxy));
        mrxr(pw *(1 + pyx), ph * (1 + pxy));
        pu();
        mrxr(pw *(chs + pyx), ph * (-1 + pxy));
        break;
      case "b":
        pd();
        mrxr(pw *(0 + pyx), ph * (6 + pxy));
        pu();
        mrxr(pw *(0 + pyx), ph * (-2 + pxy));
        pd();
        mrxr(pw *(3 + pyx), ph * (0 + pxy));
        mrxr(pw *(1 + pyx), ph * (-1 + pxy));
        mrxr(pw *(0 + pyx), ph * (-2 + pxy));
        mrxr(pw *(-1 + pyx), ph * (-1 + pxy));
        mrxr(pw *(-3 + pyx), ph * (0 + pxy));
        pu();
        mrxr(pw *(4 + chs + pyx), ph * (0 + pxy));
        break;
      case "c":
        pu();
        mrxr(pw *(4 + pyx), ph * (4 + pxy));
        pd();
        mrxr(pw *(-3 + pyx), ph * (0 + pxy));
        mrxr(pw *(-1 + pyx), ph * (-1 + pxy));
        mrxr(pw *(0 + pyx), ph * (-2 + pxy));
        mrxr(pw *(1 + pyx), ph * (-1 + pxy));
        mrxr(pw *(3 + pyx), ph * (0 + pxy));
        pu();
        mrxr(pw *(chs + pyx), ph * (0 + pxy));
        break;
      case "d":
        pu();
        mrxr(pw *(4 + pyx), ph * (6 + pxy));
        pd();
        mrxr(pw *(0 + pyx), ph * (-6 + pxy));
        mrxr(pw *(-3 + pyx), ph * (0 + pxy));
        mrxr(pw *(-1 + pyx), ph * (1 + pxy));
        mrxr(pw *(0 + pyx), ph * (2 + pxy));
        mrxr(pw *(1 + pyx), ph * (1 + pxy));
        mrxr(pw *(3 + pyx), ph * (0 + pxy));
        pu();
        mrxr(pw *(chs + pyx), ph * (-4 + pxy));
        break;
      case "e":
        pu();
        mrxr(pw *(0 + pyx), ph * (2 + pxy));
        pd();
        mrxr(pw *(3 + pyx), ph * (0 + pxy));
        mrxr(pw *(1 + pyx), ph * (1 + pxy));
        mrxr(pw *(-1 + pyx), ph * (1 + pxy));
        mrxr(pw *(-2 + pyx), ph * (0 + pxy));
        mrxr(pw *(-1 + pyx), ph * (-1 + pxy));
        mrxr(pw *(0 + pyx), ph * (-2 + pxy));
        mrxr(pw *(1 + pyx), ph * (-1 + pxy));
        mrxr(pw *(3 + pyx), ph * (0 + pxy));
        pu();
        mrxr(pw *(chs + pyx), ph * (0 + pxy));
        break;
      case "f":
        pu();
        mrxr(pw *(1 + pyx), ph * (0 + pxy));
        pd();
        mrxr(pw *(0 + pyx), ph * (5 + pxy));
        mrxr(pw *(1 + pyx), ph * (1 + pxy));
        mrxr(pw *(2 + pyx), ph * (0 + pxy));
        pu();
        mrxr(pw *(-4 + pyx), ph * (-3 + pxy));
        pd();
        mrxr(pw *(2 + pyx), ph * (0 + pxy));
        pu();
        mrxr(pw *(2 + chs + pyx), ph * (-3 + pxy));
        break;
      case "g":
        pu();
        mrxr(pw *(0 + pyx), ph * (-1 + pxy));
        pd();
        mrxr(pw *(3 + pyx), ph * (0 + pxy));
        mrxr(pw *(1 + pyx), ph * (1 + pxy));
        mrxr(pw *(0 + pyx), ph * (4 + pxy));
        mrxr(pw *(-3 + pyx), ph * (0 + pxy));
        mrxr(pw *(-1 + pyx), ph * (-1 + pxy));
        mrxr(pw *(0 + pyx), ph * (-1 + pxy));
        mrxr(pw *(1 + pyx), ph * (-1 + pxy));
        mrxr(pw *(3 + pyx), ph * (0 + pxy));
        pu();
        mrxr(pw *(chs + pyx), ph * (-1 + pxy));
        break;
      case "h":
        pd();
        mrxr(pw *(0 + pyx), ph * (6 + pxy));
        pu();
        mrxr(pw *(0 + pyx), ph * (-2 + pxy));
        pd();
        mrxr(pw *(3 + pyx), ph * (0 + pxy));
        mrxr(pw *(1 + pyx), ph * (-1 + pxy));
        mrxr(pw *(0 + pyx), ph * (-3 + pxy));
        pu();
        mrxr(pw *(chs + pyx), ph * (0 + pxy));
        break;
      case "i":
        pu();
        mrxr(pw *(1 + pyx), ph * (0 + pxy));
        pd();
        mrxr(pw *(2 + pyx), ph * (0 + pxy));
        pu();
        mrxr(pw *(-2 + pyx), ph * (4 + pxy));
        pd();
        mrxr(pw *(1 + pyx), ph * (0 + pxy));
        mrxr(pw *(0 + pyx), ph * (-4 + pxy));
        pu();
        mrxr(pw *(0 + pyx), ph * (6 + pxy));
        pd();
        mrxr(pw *(0 + pyx), ph * (-1 + pxy));
        pu();
        mrxr(pw *(2 + chs + pyx), ph * (-5 + pxy));
        break;
      case "j":
        pu();
        mrxr(pw *(1 + pyx), ph * (4 + pxy));
        pd();
        mrxr(pw *(2 + pyx), ph * (0 + pxy));
        mrxr(pw *(0 + pyx), ph * (-4 + pxy));
        mrxr(pw *(-1 + pyx), ph * (-1 + pxy));
        mrxr(pw *(-1 + pyx), ph * (0 + pxy));
        pu();
        mrxr(pw *(1 + pyx), ph * (7 + pxy));
        pd();
        mrxr(pw *(0 + pyx), ph * (-1 + pxy));
        pu();
        mrxr(pw *(2 + chs + pyx), ph * (-5 + pxy));
        break;
      case "k":
        pd();
        mrxr(pw *(0 + pyx), ph * (6 + pxy));
        pu();
        mrxr(pw *(4 + pyx), ph * (-2 + pxy));
        pd();
        mrxr(pw *(-4 + pyx), ph * (-2 + pxy));
        mrxr(pw *(4 + pyx), ph * (-2 + pxy));
        pu();
        mrxr(pw *(chs + pyx), ph * (0 + pxy));
        break;
      case "l":
        pu();
        mrxr(pw *(1 + pyx), ph * (6 + pxy));
        pd();
        mrxr(pw *(1 + pyx), ph * (0 + pxy));
        mrxr(pw *(0 + pyx), ph * (-6 + pxy));
        pu();
        mrxr(pw *(-1 + pyx), ph * (0 + pxy));
        pd();
        mrxr(pw *(2 + pyx), ph * (0 + pxy));
        pu();
        mrxr(pw *(1 + chs + pyx), ph * (0 + pxy));
        break;
      case "m":
        pd();
        mrxr(pw *(0 + pyx), ph * (4 + pxy));
        mrxr(pw *(1 + pyx), ph * (0 + pxy));
        mrxr(pw *(1 + pyx), ph * (-1 + pxy));
        pu();
        mrxr(pw *(0 + pyx), ph * (-3 + pxy));
        pd();
        mrxr(pw *(0 + pyx), ph * (4 + pxy));
        mrxr(pw *(1 + pyx), ph * (0 + pxy));
        mrxr(pw *(1 + pyx), ph * (-1 + pxy));
        mrxr(pw *(0 + pyx), ph * (-3 + pxy));
        pu();
        mrxr(pw *(chs + pyx), ph * (0 + pxy));
        break;
      case "n":
        pd();
        mrxr(pw *(0 + pyx), ph * (4 + pxy));
        mrxr(pw *(3 + pyx), ph * (0 + pxy));
        mrxr(pw *(1 + pyx), ph * (-1 + pxy));
        mrxr(pw *(0 + pyx), ph * (-3 + pxy));
        pu();
        mrxr(pw *(chs + pyx), ph * (0 + pxy));
        break;
      case "o":
        pu();
        mrxr(pw *(1 + pyx), ph * (0 + pxy));
        pd();
        mrxr(pw *(2 + pyx), ph * (0 + pxy));
        mrxr(pw *(1 + pyx), ph * (1 + pxy));
        mrxr(pw *(0 + pyx), ph * (2 + pxy));
        mrxr(pw *(-1 + pyx), ph * (1 + pxy));
        mrxr(pw *(-2 + pyx), ph * (0 + pxy));
        mrxr(pw *(-1 + pyx), ph * (-1 + pxy));
        mrxr(pw *(0 + pyx), ph * (-2 + pxy));
        mrxr(pw *(1 + pyx), ph * (-1 + pxy));
        pu();
        mrxr(pw *(3 + chs + pyx), ph * (0 + pxy));
        break;
      case "p":
        pd();
        mrxr(pw *(3 + pyx), ph * (0 + pxy));
        mrxr(pw *(1 + pyx), ph * (1 + pxy));
        mrxr(pw *(0 + pyx), ph * (2 + pxy));
        mrxr(pw *(-1 + pyx), ph * (1 + pxy));
        mrxr(pw *(-3 + pyx), ph * (0 + pxy));
        mrxr(pw *(0 + pyx), ph * (-5 + pxy));
        pu();
        mrxr(pw *(4 + chs + pyx), ph * (1 + pxy));
        break;
      case "q":
        pu();
        mrxr(pw *(4 + pyx), ph * (-1 + pxy));
        pd();
        mrxr(pw *(0 + pyx), ph * (5 + pxy));
        mrxr(pw *(-3 + pyx), ph * (0 + pxy));
        mrxr(pw *(-1 + pyx), ph * (-1 + pxy));
        mrxr(pw *(0 + pyx), ph * (-2 + pxy));
        mrxr(pw *(1 + pyx), ph * (-1 + pxy));
        mrxr(pw *(3 + pyx), ph * (0 + pxy));
        pu();
        mrxr(pw *(chs + pyx), ph * (0 + pxy));
        break;
      case "r":
        pd();
        mrxr(pw *(0 + pyx), ph * (4 + pxy));
        mrxr(pw *(3 + pyx), ph * (0 + pxy));
        mrxr(pw *(1 + pyx), ph * (-1 + pxy));
        pu();
        mrxr(pw *(chs + pyx), ph * (-3 + pxy));
        break;
      case "s":
        pd();
        mrxr(pw *(3 + pyx), ph * (0 + pxy));
        mrxr(pw *(1 + pyx), ph * (1 + pxy));
        mrxr(pw *(-1 + pyx), ph * (1 + pxy));
        mrxr(pw *(-2 + pyx), ph * (0 + pxy));
        mrxr(pw *(-1 + pyx), ph * (1 + pxy));
        mrxr(pw *(1 + pyx), ph * (1 + pxy));
        mrxr(pw *(3 + pyx), ph * (0 + pxy));
        pu();
        mrxr(pw *(chs + pyx), ph * (-4 + pxy));
        break;
      case "t":
        pu();
        mrxr(pw *(0 + pyx), ph * (4 + pxy));
        pd();
        mrxr(pw *(2 + pyx), ph * (0 + pxy));
        pu();
        mrxr(pw *(-1 + pyx), ph * (2 + pxy));
        pd();
        mrxr(pw *(0 + pyx), ph * (-5 + pxy));
        mrxr(pw *(1 + pyx), ph * (-1 + pxy));
        mrxr(pw *(2 + pyx), ph * (0 + pxy));
        pu();
        mrxr(pw *(chs + pyx), ph * (0 + pxy));
        break;
      case "u":
        pu();
        mrxr(pw *(0 + pyx), ph * (4 + pxy));
        pd();
        mrxr(pw *(0 + pyx), ph * (-3 + pxy));
        mrxr(pw *(1 + pyx), ph * (-1 + pxy));
        mrxr(pw *(3 + pyx), ph * (0 + pxy));
        mrxr(pw *(0 + pyx), ph * (4 + pxy));
        pu();
        mrxr(pw *(chs + pyx), ph * (-4 + pxy));
        break;
      case "v":
        pu();
        mrxr(pw *(0 + pyx), ph * (4 + pxy));
        pd();
        mrxr(pw *(2 + pyx), ph * (-4 + pxy));
        mrxr(pw *(2 + pyx), ph * (4 + pxy));
        pu();
        mrxr(pw *(chs + pyx), ph * (-4 + pxy));
        break;
      case "w":
        pu();
        mrxr(pw *(0 + pyx), ph * (4 + pxy));
        pd();
        mrxr(pw *(1 + pyx), ph * (-4 + pxy));
        mrxr(pw *(1 + pyx), ph * (2 + pxy));
        mrxr(pw *(1 + pyx), ph * (-2 + pxy));
        mrxr(pw *(1 + pyx), ph * (4 + pxy));
        pu();
        mrxr(pw *(chs + pyx), ph * (-4 + pxy));
        break;
      case "x":
        pd();
        mrxr(pw *(4 + pyx), ph * (4 + pxy));
        pu();
        mrxr(pw *(-4 + pyx), ph * (0 + pxy));
        pd();
        mrxr(pw *(4 + pyx), ph * (-4 + pxy));
        pu();
        mrxr(pw *(chs + pyx), ph * (0 + pxy));
        break;
      case "y":
        pu();
        mrxr(pw *(0 + pyx), ph * (-1 + pxy));
        pd();
        mrxr(pw *(3 + pyx), ph * (0 + pxy));
        mrxr(pw *(1 + pyx), ph * (1 + pxy));
        mrxr(pw *(0 + pyx), ph * (4 + pxy));
        pu();
        mrxr(pw *(-4 + pyx), ph * (0 + pxy));
        pd();
        mrxr(pw *(0 + pyx), ph * (-2 + pxy));
        mrxr(pw *(1 + pyx), ph * (-1 + pxy));
        mrxr(pw *(3 + pyx), ph * (0 + pxy));
        pu();
        mrxr(pw *(chs + pyx), ph * (-1 + pxy));
        break;
      case "z":
        pu();
        mrxr(pw *(0 + pyx), ph * (4 + pxy));
        pd();
        mrxr(pw *(4 + pyx), ph * (0 + pxy));
        mrxr(pw *(-4 + pyx), ph * (-4 + pxy));
        mrxr(pw *(4 + pyx), ph * (0 + pxy));
        pu();
        mrxr(pw *(chs + pyx), ph * (0 + pxy));
        break;
      case "{":
        pu();
        mrxr(pw *(3 + pyx), ph * (6 + pxy));
        pd();
        mrxr(pw *(-1 + pyx), ph * (-1 + pxy));
        mrxr(pw *(0 + pyx), ph * (-1 + pxy));
        mrxr(pw *(-1 + pyx), ph * (-1 + pxy));
        mrxr(pw *(1 + pyx), ph * (-1 + pxy));
        mrxr(pw *(0 + pyx), ph * (-1 + pxy));
        mrxr(pw *(1 + pyx), ph * (-1 + pxy));
        pu();
        mrxr(pw *(1 + chs + pyx), ph * (0 + pxy));
        break;
      case "|":
        pu();
        mrxr(pw *(2 + pyx), ph * (6 + pxy));
        pd();
        mrxr(pw *(0 + pyx), ph * (-6 + pxy));
        pu();
        mrxr(pw *(2 + chs + pyx), ph * (0 + pxy));
        break;
      case "}":
        pu();
        mrxr(pw *(1 + pyx), ph * (6 + pxy));
        pd();
        mrxr(pw *(1 + pyx), ph * (-1 + pxy));
        mrxr(pw *(0 + pyx), ph * (-1 + pxy));
        mrxr(pw *(1 + pyx), ph * (-1 + pxy));
        mrxr(pw *(-1 + pyx), ph * (-1 + pxy));
        mrxr(pw *(0 + pyx), ph * (-1 + pxy));
        mrxr(pw *(-1 + pyx), ph * (-1 + pxy));
        pu();
        mrxr(pw *(3 + chs + pyx), ph * (0 + pxy));
        break;
      case "~":
        pu();
        mrxr(pw *(0 + pyx), ph * (3 + pxy));
        pd();
        mrxr(pw *(1 + pyx), ph * (1 + pxy));
        mrxr(pw *(2 + pyx), ph * (-2 + pxy));
        mrxr(pw *(1 + pyx), ph * (1 + pxy));
        pu();
        mrxr(pw *(chs + pyx), ph * (-3 + pxy));
        break;
      case "\n":
        LineFeed();
        break;
      case "\r":
        crgRet();
        break;
      default:
        pd(); pu();
        point(PosX, PosY);
        mrxr(pw *(1 + pyx), ph * (0 + pxy));
        pd(); pu();
        point(PosX, PosY);
        mrxr(pw *(1 + pyx), ph * (0 + pxy));
        pd(); pu();
        point(PosX, PosY);
        mrxr(pw *(1 + pyx), ph * (0 + pxy));
        pd(); pu();
        point(PosX, PosY);
        mrxr(pw *(1 + pyx), ph * (0 + pxy));
        pd(); pu();
        point(PosX, PosY);
        mrxr(pw *(chs + pyx), ph * (0 + pxy));        
        break;
    }  
}

// Draw caron under upper case character
void drawVelkyHacek(float pw, float ph, float chs) {
  int pyx, pxy;
  pyx = 0; pxy = 0;
  pu(); mrxr(pw *(1 + pyx), ph * (8 + pxy)); pd(); mrxr(pw *(1 + pyx), ph * (-1 + pxy)); mrxr(pw *(1 + pyx), ph * (1 + pxy)); pu(); mrxr(pw *(-3 + pyx), ph * (-8 + pxy));
}

// Draw acute accent under upper case character
void drawVelkouCarku(float pw, float ph, float chs) {
  int pyx, pxy;
  pyx = 0; pxy = 0;
  pu(); mrxr(pw *(2 + pyx), ph * (7 + pxy)); pd(); mrxr(pw *(1 + pyx), ph * (1 + pxy)); pu(); mrxr(pw *(-3 + pyx), ph * (-8 + pxy));
}
